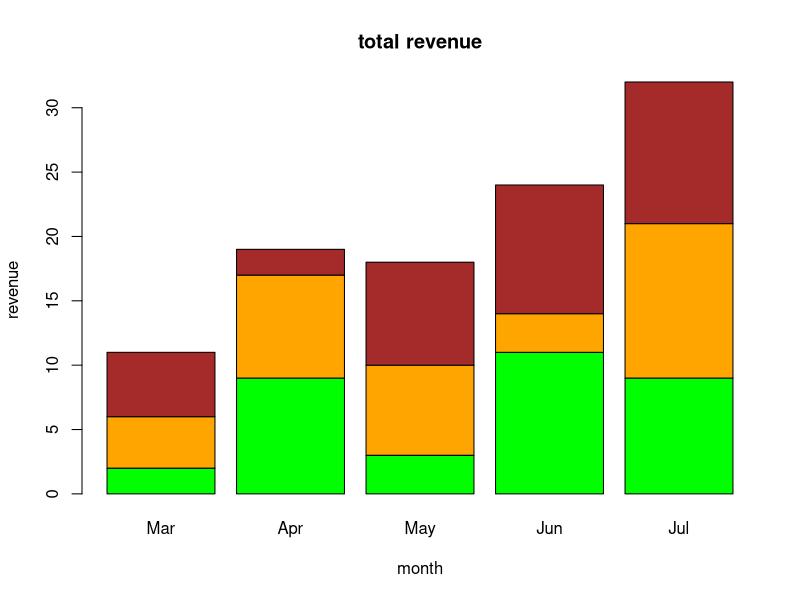

Write R code to recreate this figure.
# Create the input vectors.
colors = c("green","orange","brown")
months <- c("Mar","Apr","May","Jun","Jul")
regions <- c("East","West","North")

# Create the matrix of the values.
Values <- matrix(c(2,9,3,11,9,4,8,7,3,12,5,2,8,10,11), nrow = 3, ncol = 5, byrow = TRUE)

# Give the chart file a name
png(file = "result_groupAndStackedBarChar.png")

# Create the bar chart
barplot(Values, main = "total revenue", names.arg = months, xlab = "month", ylab = "revenue", col = colors)

# Add the legend to the chart
#legend("topleft", regions, cex = 1.3, fill = colours)

# Save the file
dev.off()

